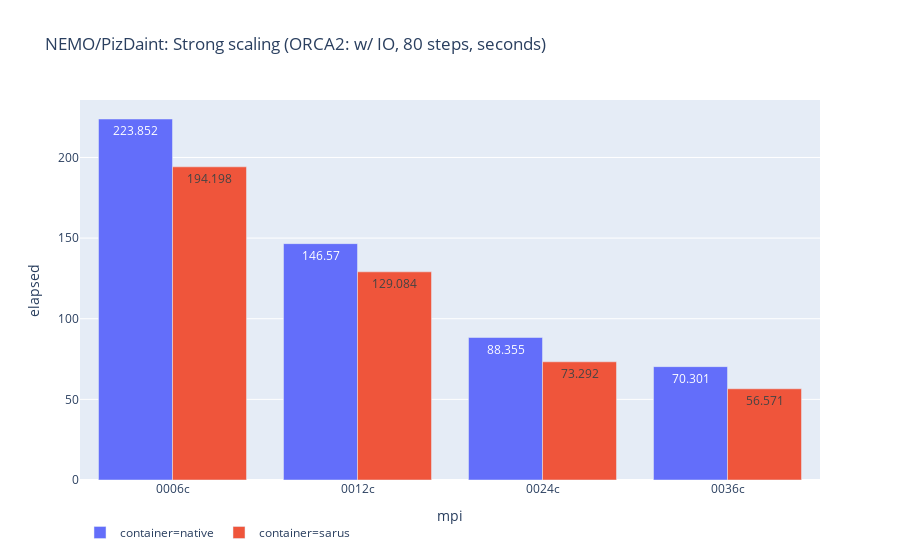

Here is the notebook cell this chart was saved with:
### Code cell
fig = px.bar(dforca, x='mpi', y='elapsed',  color='container', barmode='group', title='NEMO/PizDaint: Strong scaling (ORCA2: w/ IO, 80 steps, seconds)', text='elapsed', ) # textposition='auto') # height=100)
fig.update_layout(legend_orientation='h')
fig.show()

### Figure 1 — Plotly figure (JSON) as saved in the notebook; plotly's stock layout.template omitted (floating-point values rounded to 4 significant figures)
{"data": [{"alignmentgroup": "True", "hoverlabel": {"namelength": 0}, "hovertemplate": "container=native<br>mpi=%{x}<br>elapsed=%{text}", "legendgroup": "container=native", "marker": {"color": "#636efa"}, "name": "container=native", "offsetgroup": "container=native", "orientation": "v", "showlegend": true, "text": [223.9, 146.6, 88.36, 70.3], "textposition": "auto", "type": "bar", "x": ["0006c", "0012c", "0024c", "0036c"], "xaxis": "x", "y": [223.9, 146.6, 88.36, 70.3], "yaxis": "y"}, {"alignmentgroup": "True", "hoverlabel": {"namelength": 0}, "hovertemplate": "container=sarus<br>mpi=%{x}<br>elapsed=%{text}", "legendgroup": "container=sarus", "marker": {"color": "#EF553B"}, "name": "container=sarus", "offsetgroup": "container=sarus", "orientation": "v", "showlegend": true, "text": [194.2, 129.1, 73.29, 56.57], "textposition": "auto", "type": "bar", "x": ["0006c", "0012c", "0024c", "0036c"], "xaxis": "x", "y": [194.2, 129.1, 73.29, 56.57], "yaxis": "y"}], "layout": {"autosize": true, "barmode": "group", "legend": {"orientation": "h", "tracegroupgap": 0}, "title": {"text": "NEMO/PizDaint: Strong scaling (ORCA2: w/ IO, 80 steps, seconds)"}, "xaxis": {"anchor": "y", "autorange": true, "domain": [0, 1], "range": [-0.5, 3.5], "title": {"text": "mpi"}, "type": "category"}, "yaxis": {"anchor": "x", "autorange": true, "domain": [0, 1], "range": [0, 235.6], "title": {"text": "elapsed"}, "type": "linear"}}}
